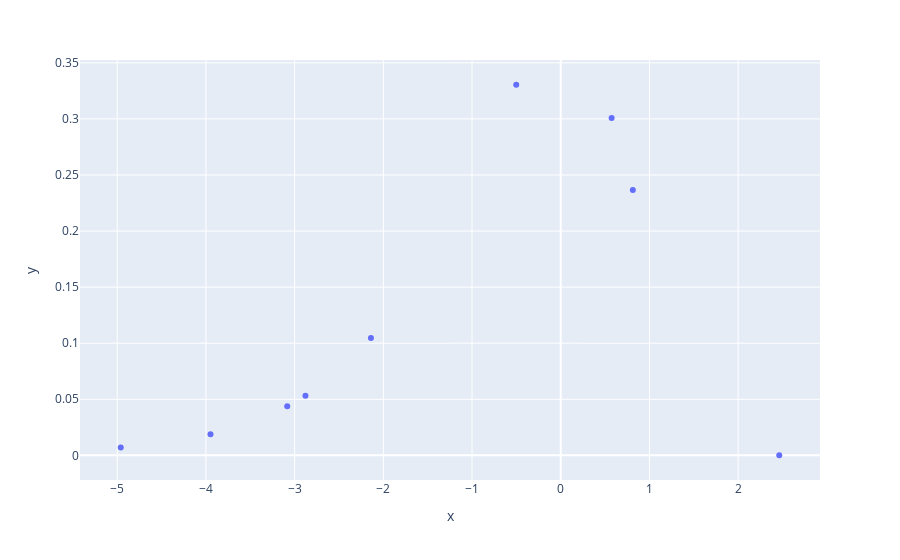
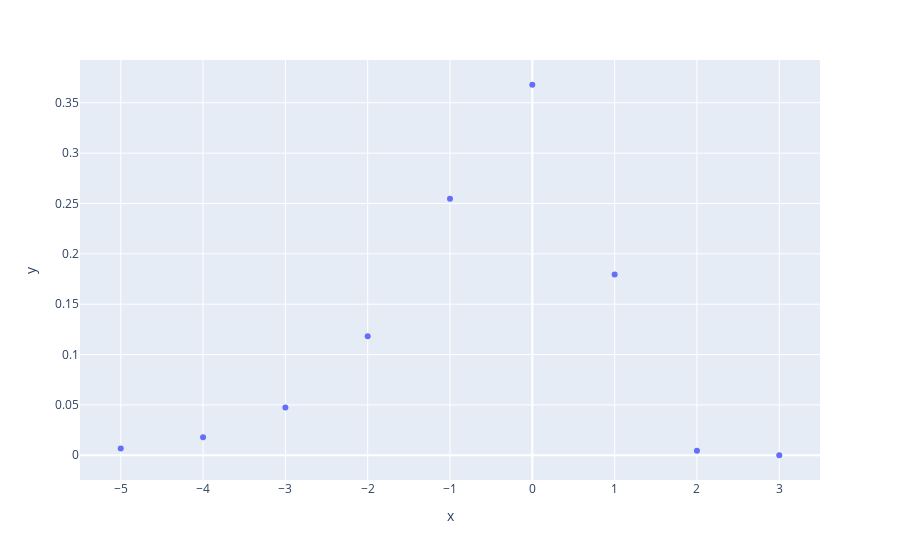
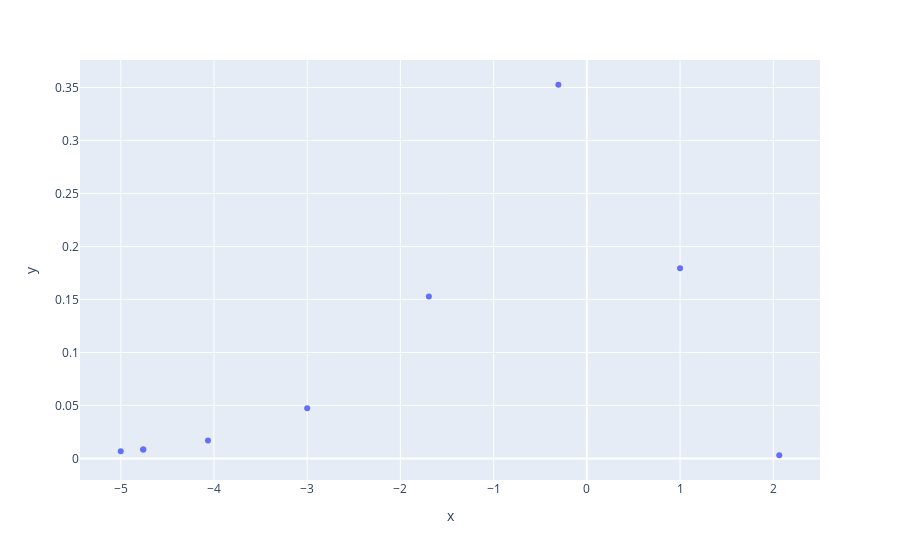

The cell these charts' notebook holds for them, in order:
### Code cell
start = -5
end = 3
n_points = 9
step_size = 1   

random_x_datapoints, random_y_datapoints = random_points(start, end, n_points)
fig = px.scatter(x=random_x_datapoints, y=random_y_datapoints)
fig.show()

equal_x_datapoints, equal_y_datapoints = equal_points(start, end, n_points)
fig = px.scatter(x=equal_x_datapoints, y=equal_y_datapoints)
fig.show()

cheby_x_datapoints, cheby_y_datapoints = cheby_points(start, end, n_points)
fig = px.scatter(x=cheby_x_datapoints, y=cheby_y_datapoints)
fig.show()

### Figure 1 — Plotly figure (JSON) as saved in the notebook; plotly's stock layout.template omitted (floating-point values rounded to 4 significant figures)
{"data": [{"hovertemplate": "x=%{x}<br>y=%{y}<extra></extra>", "legendgroup": "", "marker": {"color": "#636efa", "symbol": "circle"}, "mode": "markers", "name": "", "orientation": "v", "showlegend": false, "type": "scatter", "x": [-4.96, -3.948, -3.083, -2.878, -2.139, -0.5017, 0.5737, 0.813, 2.464], "xaxis": "x", "y": [0.006961, 0.01892, 0.04375, 0.05317, 0.1047, 0.3305, 0.3009, 0.2365, 9.269e-05], "yaxis": "y"}], "layout": {"legend": {"tracegroupgap": 0}, "margin": {"t": 60}, "xaxis": {"anchor": "y", "domain": [0, 1], "title": {"text": "x"}}, "yaxis": {"anchor": "x", "domain": [0, 1], "title": {"text": "y"}}}}

### Figure 2 — Plotly figure (JSON) as saved in the notebook; plotly's stock layout.template omitted (floating-point values rounded to 4 significant figures)
{"data": [{"hovertemplate": "x=%{x}<br>y=%{y}<extra></extra>", "legendgroup": "", "marker": {"color": "#636efa", "symbol": "circle"}, "mode": "markers", "name": "", "orientation": "v", "showlegend": false, "type": "scatter", "x": [-5, -4, -3, -2, -1, 0, 1, 2, 3], "xaxis": "x", "y": [0.006693, 0.01798, 0.04737, 0.1182, 0.2546, 0.3679, 0.1794, 0.004566, 3.801e-08], "yaxis": "y"}], "layout": {"legend": {"tracegroupgap": 0}, "margin": {"t": 60}, "xaxis": {"anchor": "y", "domain": [0, 1], "title": {"text": "x"}}, "yaxis": {"anchor": "x", "domain": [0, 1], "title": {"text": "y"}}}}

### Figure 3 — Plotly figure (JSON) as saved in the notebook; plotly's stock layout.template omitted (floating-point values rounded to 4 significant figures)
{"data": [{"hovertemplate": "x=%{x}<br>y=%{y}<extra></extra>", "legendgroup": "", "marker": {"color": "#636efa", "symbol": "circle"}, "mode": "markers", "name": "", "orientation": "v", "showlegend": false, "type": "scatter", "x": [-4.759, -5, -4.759, -4.064, -3.0, -1.695, -0.3054, 1.0, 2.064], "xaxis": "x", "y": [0.008503, 0.006693, 0.008503, 0.01688, 0.04737, 0.1529, 0.3527, 0.1794, 0.002984], "yaxis": "y"}], "layout": {"legend": {"tracegroupgap": 0}, "margin": {"t": 60}, "xaxis": {"anchor": "y", "domain": [0, 1], "title": {"text": "x"}}, "yaxis": {"anchor": "x", "domain": [0, 1], "title": {"text": "y"}}}}
